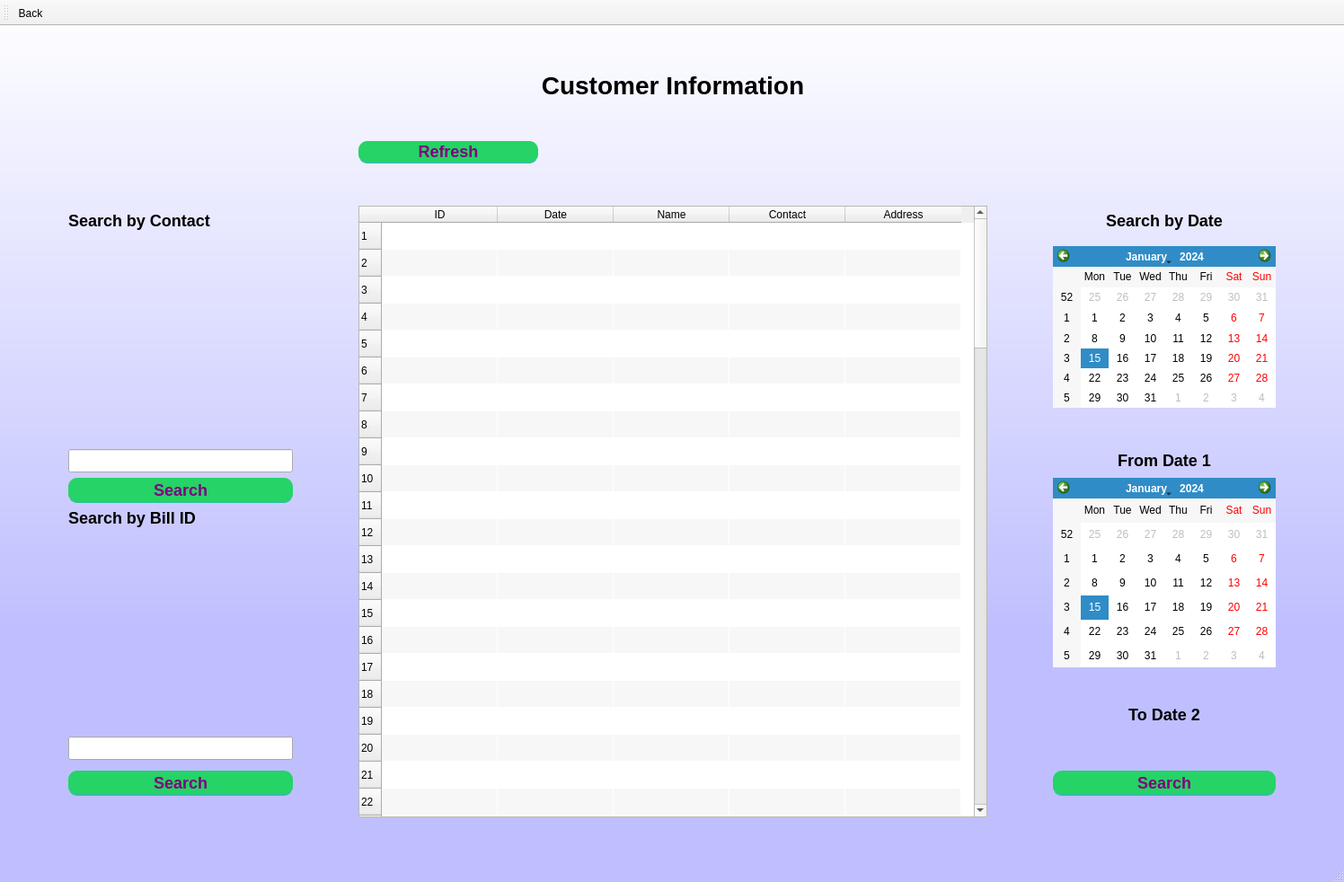
<?xml version="1.0" encoding="UTF-8"?>
<ui version="4.0">
 <class>MainWindow</class>
 <widget class="QMainWindow" name="MainWindow">
  <property name="geometry">
   <rect>
    <x>0</x>
    <y>0</y>
    <width>1496</width>
    <height>982</height>
   </rect>
  </property>
  <property name="windowTitle">
   <string>MainWindow</string>
  </property>
  <property name="styleSheet">
   <string notr="true">QMainWindow{
background-color: qlineargradient(spread:reflect, x1:0.5, y1:1, x2:0.5, y2:0, stop:0.289773 rgba(191, 191, 255, 255), stop:1 rgba(255, 255, 255, 255));
}



QPushButton {
	width: 150%;
height:20px;
	padding: 3%;
	background:#25D366;
	border-bottom: 2px solid #30C29E;
	border-top-style: none;
	border-right-style: none;
	border-left-style: none;	
	color: #fff;
 border-radius: 10px;
font-size:20px;
color:purple;
}
QPushButton:pressed {
    background: darkgreen;
}
</string>
  </property>
  <widget class="QWidget" name="centralwidget">
   <layout class="QGridLayout" name="gridLayout">
    <item row="6" column="1">
     <widget class="QLabel" name="label_3">
      <property name="sizePolicy">
       <sizepolicy hsizetype="Preferred" vsizetype="Fixed">
        <horstretch>0</horstretch>
        <verstretch>0</verstretch>
       </sizepolicy>
      </property>
      <property name="maximumSize">
       <size>
        <width>16777215</width>
        <height>16777215</height>
       </size>
      </property>
      <property name="styleSheet">
       <string notr="true">QLabel{
font-size:18px;
font-family:&quot;Times New Roman&quot;;
font-weight: bold;
}
</string>
      </property>
      <property name="text">
       <string>Search by Contact</string>
      </property>
      <property name="alignment">
       <set>Qt::AlignLeading|Qt::AlignLeft|Qt::AlignVCenter</set>
      </property>
     </widget>
    </item>
    <item row="23" column="6">
     <spacer name="horizontalSpacer_24">
      <property name="orientation">
       <enum>Qt::Horizontal</enum>
      </property>
      <property name="sizeHint" stdset="0">
       <size>
        <width>40</width>
        <height>20</height>
       </size>
      </property>
     </spacer>
    </item>
    <item row="9" column="0">
     <spacer name="horizontalSpacer_5">
      <property name="orientation">
       <enum>Qt::Horizontal</enum>
      </property>
      <property name="sizeHint" stdset="0">
       <size>
        <width>40</width>
        <height>20</height>
       </size>
      </property>
     </spacer>
    </item>
    <item row="15" column="1">
     <widget class="QLabel" name="label_7">
      <property name="sizePolicy">
       <sizepolicy hsizetype="Preferred" vsizetype="Fixed">
        <horstretch>0</horstretch>
        <verstretch>0</verstretch>
       </sizepolicy>
      </property>
      <property name="maximumSize">
       <size>
        <width>16777215</width>
        <height>16777215</height>
       </size>
      </property>
      <property name="styleSheet">
       <string notr="true">QLabel{
font-size:18px;
font-family:&quot;Times New Roman&quot;;
font-weight: bold;
}
</string>
      </property>
      <property name="text">
       <string>Search by Bill ID</string>
      </property>
      <property name="alignment">
       <set>Qt::AlignBottom|Qt::AlignLeading|Qt::AlignLeft</set>
      </property>
     </widget>
    </item>
    <item row="6" column="0">
     <spacer name="horizontalSpacer_15">
      <property name="orientation">
       <enum>Qt::Horizontal</enum>
      </property>
      <property name="sizeHint" stdset="0">
       <size>
        <width>40</width>
        <height>20</height>
       </size>
      </property>
     </spacer>
    </item>
    <item row="16" column="2">
     <spacer name="horizontalSpacer_11">
      <property name="orientation">
       <enum>Qt::Horizontal</enum>
      </property>
      <property name="sizeHint" stdset="0">
       <size>
        <width>40</width>
        <height>20</height>
       </size>
      </property>
     </spacer>
    </item>
    <item row="23" column="4">
     <spacer name="horizontalSpacer_19">
      <property name="orientation">
       <enum>Qt::Horizontal</enum>
      </property>
      <property name="sizeHint" stdset="0">
       <size>
        <width>40</width>
        <height>20</height>
       </size>
      </property>
     </spacer>
    </item>
    <item row="28" column="3">
     <spacer name="verticalSpacer_10">
      <property name="orientation">
       <enum>Qt::Vertical</enum>
      </property>
      <property name="sizeHint" stdset="0">
       <size>
        <width>20</width>
        <height>40</height>
       </size>
      </property>
     </spacer>
    </item>
    <item row="15" column="4">
     <spacer name="horizontalSpacer_4">
      <property name="orientation">
       <enum>Qt::Horizontal</enum>
      </property>
      <property name="sizeHint" stdset="0">
       <size>
        <width>40</width>
        <height>20</height>
       </size>
      </property>
     </spacer>
    </item>
    <item row="23" column="2">
     <spacer name="horizontalSpacer_8">
      <property name="orientation">
       <enum>Qt::Horizontal</enum>
      </property>
      <property name="sizeHint" stdset="0">
       <size>
        <width>40</width>
        <height>20</height>
       </size>
      </property>
     </spacer>
    </item>
    <item row="9" column="1">
     <widget class="QLabel" name="label_8">
      <property name="enabled">
       <bool>true</bool>
      </property>
      <property name="sizePolicy">
       <sizepolicy hsizetype="Maximum" vsizetype="Maximum">
        <horstretch>0</horstretch>
        <verstretch>0</verstretch>
       </sizepolicy>
      </property>
      <property name="minimumSize">
       <size>
        <width>150</width>
        <height>150</height>
       </size>
      </property>
      <property name="maximumSize">
       <size>
        <width>150</width>
        <height>150</height>
       </size>
      </property>
      <property name="text">
       <string/>
      </property>
      <property name="pixmap">
       <pixmap resource="contact.qrc">:/Contact/Contact/contact.png</pixmap>
      </property>
     </widget>
    </item>
    <item row="26" column="5" rowspan="3">
     <spacer name="verticalSpacer_8">
      <property name="orientation">
       <enum>Qt::Vertical</enum>
      </property>
      <property name="sizeHint" stdset="0">
       <size>
        <width>20</width>
        <height>40</height>
       </size>
      </property>
     </spacer>
    </item>
    <item row="0" column="5" rowspan="5">
     <spacer name="verticalSpacer_9">
      <property name="orientation">
       <enum>Qt::Vertical</enum>
      </property>
      <property name="sizeHint" stdset="0">
       <size>
        <width>20</width>
        <height>40</height>
       </size>
      </property>
     </spacer>
    </item>
    <item row="26" column="1" rowspan="3">
     <spacer name="verticalSpacer_6">
      <property name="orientation">
       <enum>Qt::Vertical</enum>
      </property>
      <property name="sizeHint" stdset="0">
       <size>
        <width>20</width>
        <height>40</height>
       </size>
      </property>
     </spacer>
    </item>
    <item row="21" column="2">
     <spacer name="horizontalSpacer_9">
      <property name="orientation">
       <enum>Qt::Horizontal</enum>
      </property>
      <property name="sizeHint" stdset="0">
       <size>
        <width>40</width>
        <height>20</height>
       </size>
      </property>
     </spacer>
    </item>
    <item row="12" column="5">
     <spacer name="verticalSpacer_11">
      <property name="orientation">
       <enum>Qt::Vertical</enum>
      </property>
      <property name="sizeHint" stdset="0">
       <size>
        <width>20</width>
        <height>40</height>
       </size>
      </property>
     </spacer>
    </item>
    <item row="14" column="2">
     <spacer name="horizontalSpacer_13">
      <property name="orientation">
       <enum>Qt::Horizontal</enum>
      </property>
      <property name="sizeHint" stdset="0">
       <size>
        <width>40</width>
        <height>20</height>
       </size>
      </property>
     </spacer>
    </item>
    <item row="6" column="2">
     <spacer name="horizontalSpacer_17">
      <property name="orientation">
       <enum>Qt::Horizontal</enum>
      </property>
      <property name="sizeHint" stdset="0">
       <size>
        <width>40</width>
        <height>20</height>
       </size>
      </property>
     </spacer>
    </item>
    <item row="0" column="1" rowspan="5">
     <spacer name="verticalSpacer_4">
      <property name="orientation">
       <enum>Qt::Vertical</enum>
      </property>
      <property name="sizeHint" stdset="0">
       <size>
        <width>20</width>
        <height>40</height>
       </size>
      </property>
     </spacer>
    </item>
    <item row="13" column="2">
     <spacer name="horizontalSpacer_2">
      <property name="orientation">
       <enum>Qt::Horizontal</enum>
      </property>
      <property name="sizeHint" stdset="0">
       <size>
        <width>40</width>
        <height>20</height>
       </size>
      </property>
     </spacer>
    </item>
    <item row="15" column="0">
     <spacer name="horizontalSpacer_7">
      <property name="orientation">
       <enum>Qt::Horizontal</enum>
      </property>
      <property name="sizeHint" stdset="0">
       <size>
        <width>40</width>
        <height>20</height>
       </size>
      </property>
     </spacer>
    </item>
    <item row="21" column="0">
     <spacer name="horizontalSpacer_6">
      <property name="orientation">
       <enum>Qt::Horizontal</enum>
      </property>
      <property name="sizeHint" stdset="0">
       <size>
        <width>40</width>
        <height>20</height>
       </size>
      </property>
     </spacer>
    </item>
    <item row="13" column="0">
     <spacer name="horizontalSpacer_12">
      <property name="orientation">
       <enum>Qt::Horizontal</enum>
      </property>
      <property name="sizeHint" stdset="0">
       <size>
        <width>40</width>
        <height>20</height>
       </size>
      </property>
     </spacer>
    </item>
    <item row="9" column="4">
     <spacer name="horizontalSpacer_3">
      <property name="orientation">
       <enum>Qt::Horizontal</enum>
      </property>
      <property name="sizeHint" stdset="0">
       <size>
        <width>40</width>
        <height>20</height>
       </size>
      </property>
     </spacer>
    </item>
    <item row="19" column="6">
     <spacer name="horizontalSpacer_22">
      <property name="orientation">
       <enum>Qt::Horizontal</enum>
      </property>
      <property name="sizeHint" stdset="0">
       <size>
        <width>40</width>
        <height>20</height>
       </size>
      </property>
     </spacer>
    </item>
    <item row="23" column="5">
     <widget class="QPushButton" name="pushButton">
      <property name="sizePolicy">
       <sizepolicy hsizetype="Preferred" vsizetype="Fixed">
        <horstretch>0</horstretch>
        <verstretch>0</verstretch>
       </sizepolicy>
      </property>
      <property name="styleSheet">
       <string notr="true">font-size:18px;font:bold;font-style:palatino linotype;
</string>
      </property>
      <property name="text">
       <string>Search</string>
      </property>
     </widget>
    </item>
    <item row="2" column="3">
     <spacer name="verticalSpacer_2">
      <property name="orientation">
       <enum>Qt::Vertical</enum>
      </property>
      <property name="sizeHint" stdset="0">
       <size>
        <width>20</width>
        <height>40</height>
       </size>
      </property>
     </spacer>
    </item>
    <item row="4" column="3">
     <spacer name="verticalSpacer_7">
      <property name="orientation">
       <enum>Qt::Vertical</enum>
      </property>
      <property name="sizeHint" stdset="0">
       <size>
        <width>20</width>
        <height>40</height>
       </size>
      </property>
     </spacer>
    </item>
    <item row="6" column="5">
     <widget class="QLabel" name="label_4">
      <property name="sizePolicy">
       <sizepolicy hsizetype="Preferred" vsizetype="Fixed">
        <horstretch>0</horstretch>
        <verstretch>0</verstretch>
       </sizepolicy>
      </property>
      <property name="styleSheet">
       <string notr="true">QLabel{
font-size:18px;
font-family:&quot;Times New Roman&quot;;
font-weight: bold;
}
</string>
      </property>
      <property name="text">
       <string>Search by Date</string>
      </property>
      <property name="alignment">
       <set>Qt::AlignCenter</set>
      </property>
     </widget>
    </item>
    <item row="14" column="1">
     <widget class="QPushButton" name="pushButton_3">
      <property name="minimumSize">
       <size>
        <width>250</width>
        <height>0</height>
       </size>
      </property>
      <property name="maximumSize">
       <size>
        <width>250</width>
        <height>16777215</height>
       </size>
      </property>
      <property name="styleSheet">
       <string notr="true">font-size:18px;font:bold;font-style:palatino linotype;
</string>
      </property>
      <property name="text">
       <string>Search</string>
      </property>
     </widget>
    </item>
    <item row="14" column="0">
     <spacer name="horizontalSpacer_25">
      <property name="orientation">
       <enum>Qt::Horizontal</enum>
      </property>
      <property name="sizeHint" stdset="0">
       <size>
        <width>40</width>
        <height>20</height>
       </size>
      </property>
     </spacer>
    </item>
    <item row="16" column="1">
     <widget class="QLabel" name="label_9">
      <property name="sizePolicy">
       <sizepolicy hsizetype="Maximum" vsizetype="Maximum">
        <horstretch>150</horstretch>
        <verstretch>150</verstretch>
       </sizepolicy>
      </property>
      <property name="minimumSize">
       <size>
        <width>150</width>
        <height>150</height>
       </size>
      </property>
      <property name="maximumSize">
       <size>
        <width>200</width>
        <height>200</height>
       </size>
      </property>
      <property name="text">
       <string/>
      </property>
      <property name="pixmap">
       <pixmap resource="contact.qrc">:/Contact/Contact/Bill.png</pixmap>
      </property>
     </widget>
    </item>
    <item row="23" column="1">
     <widget class="QPushButton" name="pushButton_2">
      <property name="maximumSize">
       <size>
        <width>250</width>
        <height>16777215</height>
       </size>
      </property>
      <property name="styleSheet">
       <string notr="true">font-size:18px;font:bold;font-style:palatino linotype;
</string>
      </property>
      <property name="text">
       <string>Search</string>
      </property>
     </widget>
    </item>
    <item row="14" column="5" rowspan="3">
     <widget class="QCalendarWidget" name="calendarWidget_2">
      <property name="sizePolicy">
       <sizepolicy hsizetype="Minimum" vsizetype="Minimum">
        <horstretch>0</horstretch>
        <verstretch>0</verstretch>
       </sizepolicy>
      </property>
      <property name="minimumSize">
       <size>
        <width>248</width>
        <height>180</height>
       </size>
      </property>
     </widget>
    </item>
    <item row="23" column="0">
     <spacer name="horizontalSpacer_14">
      <property name="orientation">
       <enum>Qt::Horizontal</enum>
      </property>
      <property name="sizeHint" stdset="0">
       <size>
        <width>40</width>
        <height>20</height>
       </size>
      </property>
     </spacer>
    </item>
    <item row="9" column="5" rowspan="3">
     <widget class="QCalendarWidget" name="calendarWidget">
      <property name="sizePolicy">
       <sizepolicy hsizetype="Minimum" vsizetype="Minimum">
        <horstretch>0</horstretch>
        <verstretch>0</verstretch>
       </sizepolicy>
      </property>
      <property name="minimumSize">
       <size>
        <width>248</width>
        <height>180</height>
       </size>
      </property>
     </widget>
    </item>
    <item row="20" column="5" rowspan="2">
     <spacer name="verticalSpacer_5">
      <property name="orientation">
       <enum>Qt::Vertical</enum>
      </property>
      <property name="sizeHint" stdset="0">
       <size>
        <width>20</width>
        <height>40</height>
       </size>
      </property>
     </spacer>
    </item>
    <item row="17" column="5" rowspan="2">
     <spacer name="verticalSpacer">
      <property name="orientation">
       <enum>Qt::Vertical</enum>
      </property>
      <property name="sizeHint" stdset="0">
       <size>
        <width>20</width>
        <height>40</height>
       </size>
      </property>
     </spacer>
    </item>
    <item row="6" column="6">
     <spacer name="horizontalSpacer">
      <property name="orientation">
       <enum>Qt::Horizontal</enum>
      </property>
      <property name="sizeHint" stdset="0">
       <size>
        <width>40</width>
        <height>20</height>
       </size>
      </property>
     </spacer>
    </item>
    <item row="13" column="1">
     <widget class="QLineEdit" name="lineEdit">
      <property name="sizePolicy">
       <sizepolicy hsizetype="Minimum" vsizetype="Fixed">
        <horstretch>0</horstretch>
        <verstretch>0</verstretch>
       </sizepolicy>
      </property>
      <property name="minimumSize">
       <size>
        <width>200</width>
        <height>0</height>
       </size>
      </property>
      <property name="maximumSize">
       <size>
        <width>250</width>
        <height>16777215</height>
       </size>
      </property>
      <property name="sizeIncrement">
       <size>
        <width>0</width>
        <height>0</height>
       </size>
      </property>
      <property name="font">
       <font>
        <pointsize>11</pointsize>
       </font>
      </property>
     </widget>
    </item>
    <item row="9" column="6" rowspan="2">
     <spacer name="horizontalSpacer_16">
      <property name="orientation">
       <enum>Qt::Horizontal</enum>
      </property>
      <property name="sizeHint" stdset="0">
       <size>
        <width>40</width>
        <height>20</height>
       </size>
      </property>
     </spacer>
    </item>
    <item row="16" column="6">
     <spacer name="horizontalSpacer_18">
      <property name="orientation">
       <enum>Qt::Horizontal</enum>
      </property>
      <property name="sizeHint" stdset="0">
       <size>
        <width>40</width>
        <height>20</height>
       </size>
      </property>
     </spacer>
    </item>
    <item row="13" column="6">
     <spacer name="horizontalSpacer_20">
      <property name="orientation">
       <enum>Qt::Horizontal</enum>
      </property>
      <property name="sizeHint" stdset="0">
       <size>
        <width>40</width>
        <height>20</height>
       </size>
      </property>
     </spacer>
    </item>
    <item row="19" column="5">
     <widget class="QLabel" name="label_6">
      <property name="sizePolicy">
       <sizepolicy hsizetype="Preferred" vsizetype="Fixed">
        <horstretch>0</horstretch>
        <verstretch>0</verstretch>
       </sizepolicy>
      </property>
      <property name="styleSheet">
       <string notr="true">QLabel{
font-size:18px;
font-family:&quot;Times New Roman&quot;;
font-weight: bold;
}
</string>
      </property>
      <property name="text">
       <string>To Date 2</string>
      </property>
      <property name="alignment">
       <set>Qt::AlignBottom|Qt::AlignHCenter</set>
      </property>
     </widget>
    </item>
    <item row="0" column="3">
     <spacer name="verticalSpacer_3">
      <property name="orientation">
       <enum>Qt::Vertical</enum>
      </property>
      <property name="sizeHint" stdset="0">
       <size>
        <width>20</width>
        <height>40</height>
       </size>
      </property>
     </spacer>
    </item>
    <item row="21" column="1">
     <widget class="QLineEdit" name="lineEdit_2">
      <property name="sizePolicy">
       <sizepolicy hsizetype="Minimum" vsizetype="Fixed">
        <horstretch>0</horstretch>
        <verstretch>0</verstretch>
       </sizepolicy>
      </property>
      <property name="minimumSize">
       <size>
        <width>250</width>
        <height>0</height>
       </size>
      </property>
      <property name="maximumSize">
       <size>
        <width>250</width>
        <height>16777215</height>
       </size>
      </property>
      <property name="font">
       <font>
        <pointsize>11</pointsize>
       </font>
      </property>
     </widget>
    </item>
    <item row="16" column="0">
     <spacer name="horizontalSpacer_10">
      <property name="orientation">
       <enum>Qt::Horizontal</enum>
      </property>
      <property name="sizeHint" stdset="0">
       <size>
        <width>40</width>
        <height>20</height>
       </size>
      </property>
     </spacer>
    </item>
    <item row="1" column="3">
     <widget class="QLabel" name="label">
      <property name="styleSheet">
       <string notr="true">QLabel{
font-size:28px;
font-family:&quot;Times New Roman&quot;;
font-weight: bold;

}</string>
      </property>
      <property name="text">
       <string>&lt;html&gt;&lt;head/&gt;&lt;body&gt;&lt;p align=&quot;center&quot;&gt;Customer Information&lt;/p&gt;&lt;/body&gt;&lt;/html&gt;</string>
      </property>
     </widget>
    </item>
    <item row="13" column="5">
     <widget class="QLabel" name="label_5">
      <property name="sizePolicy">
       <sizepolicy hsizetype="Preferred" vsizetype="Fixed">
        <horstretch>0</horstretch>
        <verstretch>0</verstretch>
       </sizepolicy>
      </property>
      <property name="styleSheet">
       <string notr="true">QLabel{
font-size:18px;
font-family:&quot;Times New Roman&quot;;
font-weight: bold;
}
</string>
      </property>
      <property name="text">
       <string>From Date 1</string>
      </property>
      <property name="alignment">
       <set>Qt::AlignCenter</set>
      </property>
     </widget>
    </item>
    <item row="5" column="3" rowspan="23">
     <widget class="QTableWidget" name="tableWidget">
      <property name="sizePolicy">
       <sizepolicy hsizetype="Minimum" vsizetype="Minimum">
        <horstretch>0</horstretch>
        <verstretch>0</verstretch>
       </sizepolicy>
      </property>
      <property name="minimumSize">
       <size>
        <width>700</width>
        <height>550</height>
       </size>
      </property>
      <property name="maximumSize">
       <size>
        <width>580</width>
        <height>16777215</height>
       </size>
      </property>
      <property name="font">
       <font>
        <family>Arial</family>
        <pointsize>11</pointsize>
        <weight>50</weight>
        <italic>false</italic>
        <bold>false</bold>
        <kerning>true</kerning>
       </font>
      </property>
      <property name="styleSheet">
       <string notr="true">border-collapse: collapse;
font: 11pt &quot;Arial&quot;;



</string>
      </property>
      <property name="alternatingRowColors">
       <bool>true</bool>
      </property>
      <property name="gridStyle">
       <enum>Qt::NoPen</enum>
      </property>
      <property name="rowCount">
       <number>100</number>
      </property>
      <attribute name="horizontalHeaderDefaultSectionSize">
       <number>129</number>
      </attribute>
      <attribute name="horizontalHeaderMinimumSectionSize">
       <number>48</number>
      </attribute>
      <row/>
      <row/>
      <row/>
      <row/>
      <row/>
      <row/>
      <row/>
      <row/>
      <row/>
      <row/>
      <row/>
      <row/>
      <row/>
      <row/>
      <row/>
      <row/>
      <row/>
      <row/>
      <row/>
      <row/>
      <row/>
      <row/>
      <row/>
      <row/>
      <row/>
      <row/>
      <row/>
      <row/>
      <row/>
      <row/>
      <row/>
      <row/>
      <row/>
      <row/>
      <row/>
      <row/>
      <row/>
      <row/>
      <row/>
      <row/>
      <row/>
      <row/>
      <row/>
      <row/>
      <row/>
      <row/>
      <row/>
      <row/>
      <row/>
      <row/>
      <row/>
      <row/>
      <row/>
      <row/>
      <row/>
      <row/>
      <row/>
      <row/>
      <row/>
      <row/>
      <row/>
      <row/>
      <row/>
      <row/>
      <row/>
      <row/>
      <row/>
      <row/>
      <row/>
      <row/>
      <row/>
      <row/>
      <row/>
      <row/>
      <row/>
      <row/>
      <row/>
      <row/>
      <row/>
      <row/>
      <row/>
      <row/>
      <row/>
      <row/>
      <row/>
      <row/>
      <row/>
      <row/>
      <row/>
      <row/>
      <row/>
      <row/>
      <row/>
      <row/>
      <row/>
      <row/>
      <row/>
      <row/>
      <row/>
      <row/>
      <column>
       <property name="text">
        <string>ID</string>
       </property>
      </column>
      <column>
       <property name="text">
        <string>Date</string>
       </property>
      </column>
      <column>
       <property name="text">
        <string>Name</string>
       </property>
      </column>
      <column>
       <property name="text">
        <string>Contact</string>
       </property>
      </column>
      <column>
       <property name="text">
        <string>Address</string>
       </property>
      </column>
      <item row="0" column="0">
       <property name="text">
        <string/>
       </property>
      </item>
      <item row="0" column="1">
       <property name="text">
        <string/>
       </property>
      </item>
      <item row="0" column="2">
       <property name="text">
        <string/>
       </property>
      </item>
      <item row="0" column="3">
       <property name="text">
        <string/>
       </property>
      </item>
      <item row="0" column="4">
       <property name="text">
        <string/>
       </property>
      </item>
     </widget>
    </item>
    <item row="3" column="3">
     <widget class="QPushButton" name="pushButton_4">
      <property name="minimumSize">
       <size>
        <width>200</width>
        <height>25</height>
       </size>
      </property>
      <property name="maximumSize">
       <size>
        <width>200</width>
        <height>25</height>
       </size>
      </property>
      <property name="styleSheet">
       <string notr="true">font-size:18px;font:bold;font-style:palatino linotype;
</string>
      </property>
      <property name="text">
       <string>Refresh</string>
      </property>
     </widget>
    </item>
   </layout>
  </widget>
  <widget class="QMenuBar" name="menubar">
   <property name="geometry">
    <rect>
     <x>0</x>
     <y>0</y>
     <width>1496</width>
     <height>21</height>
    </rect>
   </property>
  </widget>
  <widget class="QStatusBar" name="statusbar"/>
  <widget class="QToolBar" name="toolBar">
   <property name="windowTitle">
    <string>toolBar</string>
   </property>
   <property name="iconSize">
    <size>
     <width>52</width>
     <height>52</height>
    </size>
   </property>
   <attribute name="toolBarArea">
    <enum>TopToolBarArea</enum>
   </attribute>
   <attribute name="toolBarBreak">
    <bool>false</bool>
   </attribute>
   <addaction name="actionBack"/>
  </widget>
  <action name="actionBack">
   <property name="icon">
    <iconset resource="../toolbar.qrc">
     <normaloff>:/path/Suppliers/Suppliers/Left_Arrow_-512.png</normaloff>:/path/Suppliers/Suppliers/Left_Arrow_-512.png</iconset>
   </property>
   <property name="text">
    <string>Back</string>
   </property>
   <property name="toolTip">
    <string>Go back</string>
   </property>
  </action>
 </widget>
 <resources>
  <include location="contact.qrc"/>
  <include location="../toolbar.qrc"/>
 </resources>
 <connections/>
</ui>
